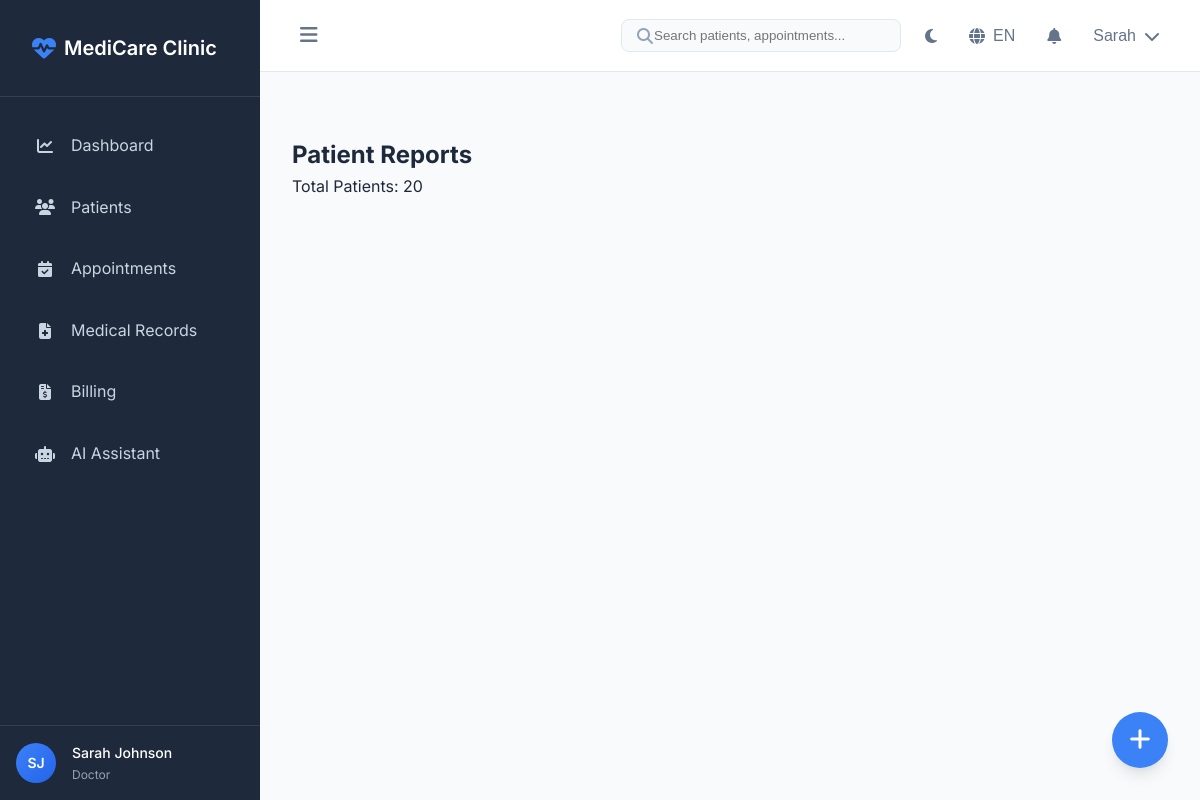
Page /reports/patients (signed in) on the committed database.
### models.py (models this page shows, shortened)
class User(UserMixin, db.Model):
    __tablename__ = 'users'
    id = db.Column(db.Integer, primary_key=True)
    uuid = db.Column(db.String(36), unique=True, default=lambda: str(uuid.uuid4()))
    email = db.Column(db.String(120), unique=True, nullable=False, index=True)
    password_hash = db.Column(db.String(256), nullable=False)
    first_name = db.Column(db.String(50), nullable=False)
    last_name = db.Column(db.String(50), nullable=False)
    phone = db.Column(db.String(20))
    role = db.Column(db.String(20), nullable=False, default='doctor')  # admin, doctor, receptionist, accountant
    specialization = db.Column(db.String(100))  # For doctors
    license_number = db.Column(db.String(50))  # Medical license
    is_active = db.Column(db.Boolean, default=True)
    last_login = db.Column(db.DateTime)
    created_at = db.Column(db.DateTime, default=datetime.utcnow)
    updated_at = db.Column(db.DateTime, default=datetime.utcnow, onupdate=datetime.utcnow)
    doctor_appointments = db.relationship(
        'Appointment',
        foreign_keys='Appointment.doctor_id',
        backref='doctor',
        lazy='dynamic'
    )
    created_appointments = db.relationship(
        'Appointment',
        foreign_keys='Appointment.created_by',
        backref='creator',
        lazy='dynamic'
    )
    prescriptions = db.relationship(
        'Prescription',
        foreign_keys='Prescription.doctor_id',
        backref='doctor',
        lazy='dynamic'
    )
    medical_records = db.relationship(
        'MedicalRecord',
        foreign_keys='MedicalRecord.doctor_id',
        backref='doctor',
        lazy='dynamic'
    )
    audit_logs = db.relationship(
        'AuditLog',
        foreign_keys='AuditLog.user_id',
        backref='user',
        lazy='dynamic'
    )
    ordered_lab_tests = db.relationship(
        'LabTest',
        foreign_keys='LabTest.ordered_by',
        backref='ordered_by_doctor',
        lazy='dynamic'
    )
    recorded_vital_signs = db.relationship(
        'VitalSigns',
        foreign_keys='VitalSigns.recorded_by',
        backref='recorded_by_user',
        lazy='dynamic'
    )
    uploaded_documents = db.relationship(
        'PatientDocument',
        foreign_keys='PatientDocument.uploaded_by',
        backref='uploaded_by_user',
        lazy='dynamic'
    )
    created_invoices = db.relationship(
        'Invoice',
        foreign_keys='Invoice.created_by',
        backref='creator',
        lazy='dynamic'
    )
    recorded_payments = db.relationship(
        'Payment',
        foreign_keys='Payment.recorded_by',
        backref='recorded_by_user',
        lazy='dynamic'
    )
    notifications = db.relationship(
        'Notification',
        foreign_keys='Notification.user_id',
        backref='recipient',
        lazy='dynamic'
    )
    assigned_tasks = db.relationship(
        'Task',
        foreign_keys='Task.assigned_to',
        backref='assignee',
        lazy='dynamic'
    )
    created_tasks = db.relationship(
        'Task',
        foreign_keys='Task.assigned_by',
        backref='assigner',
        lazy='dynamic'
    )
    def get_full_name(self):
        return f"{self.first_name} {self.last_name}"
    def is_admin(self):
        return self.role == 'admin'

### routes/reports.py (the view)
@reports_bp.route('/patients')
@login_required
def patient_report():
    gender_stats = db.session.query(
        Patient.gender,
        func.count(Patient.id).label('count')
    ).filter_by(is_active=True).group_by(Patient.gender).all()
    blood_type_stats = db.session.query(
        Patient.blood_type,
        func.count(Patient.id).label('count')
    ).filter_by(is_active=True).group_by(Patient.blood_type).all()
    today = date.today()
    new_patients = db.session.query(
        func.strftime('%Y-%m', Patient.created_at).label('month'),
        func.count(Patient.id).label('count')
    ).filter(
        Patient.created_at >= today - timedelta(days=365)
    ).group_by('month').order_by('month').all()
    age_groups = {
        '0-18': 0,
        '19-35': 0,
        '36-50': 0,
        '51-65': 0,
        '65+': 0
    }
    patients = Patient.query.filter_by(is_active=True).all()
    for patient in patients:
        age = patient.get_age()
        if age <= 18:
            age_groups['0-18'] += 1
        elif age <= 35:
            age_groups['19-35'] += 1
        elif age <= 50:
            age_groups['36-50'] += 1
        elif age <= 65:
            age_groups['51-65'] += 1
        else:
            age_groups['65+'] += 1
    return render_template('reports/patients.html',
                         gender_stats=gender_stats,
                         blood_type_stats=blood_type_stats,
                         new_patients=new_patients,
                         age_groups=age_groups,
                         total_patients=len(patients),
                         title='Patient Report')

### app.py (called while the page is built)
@login_manager.user_loader
def load_user(user_id):
    from models import User
    return User.query.get(int(user_id))

### models.py (called while the page is built)
    def get_age(self):
        today = date.today()
        return today.year - self.date_of_birth.year - \
            ((today.month, today.day) < (self.date_of_birth.month, self.date_of_birth.day))

### templates/reports/patients.html
{% extends "base.html" %}
{% block content %}
<div class="card">
    <h2>Patient Reports</h2>
    <p>Total Patients: {{ total_patients }}</p>
</div>
{% endblock %}

### templates/base.html (shortened to what this page needs)
<!DOCTYPE html>
<html lang="{{ session.get('language', 'en') }}" data-theme="{{ session.get('theme', 'light') }}">
<head>
    <link rel="stylesheet" href="https://cdnjs.cloudflare.com/ajax/libs/font-awesome/6.4.0/css/all.min.css">
    <link href='https://cdn.jsdelivr.net/npm/fullcalendar@6.1.8/main.min.css' rel='stylesheet' />
    <link rel="stylesheet" href="{{ url_for('static', filename='css/style.css') }}">
</head>
<body>
    {% if current_user.is_authenticated %}
    <aside class="sidebar" id="sidebar">
        <div class="sidebar-header">
            <a href="{{ url_for('dashboard.index') }}" class="logo">
                <i class="fas fa-heart-pulse"></i>
                <span>{{ config.CLINIC_NAME }}</span>
            </a>
        </div>
        <nav class="sidebar-nav">
            <ul>
                <li class="{% if request.endpoint and request.endpoint.startswith('dashboard') %}active{% endif %}">
                    <a href="{{ url_for('dashboard.index') }}">
                        <i class="fas fa-chart-line"></i>
                        <span>Dashboard</span>
                    </a>
                </li>
                <li class="{% if request.endpoint and request.endpoint.startswith('patients') %}active{% endif %}">
                    <a href="{{ url_for('patients.index') }}">
                        <i class="fas fa-users"></i>
                        <span>Patients</span>
                    </a>
                </li>
                <li class="{% if request.endpoint and request.endpoint.startswith('appointments') %}active{% endif %}">
                    <a href="{{ url_for('appointments.index') }}">
                        <i class="fas fa-calendar-check"></i>
                        <span>Appointments</span>
                    </a>
                </li>
                <li class="{% if request.endpoint and request.endpoint.startswith('medical') %}active{% endif %}">
                    <a href="{{ url_for('medical.list_records') }}">
                        <i class="fas fa-file-medical"></i>
                        <span>Medical Records</span>
                    </a>
                </li>
                <li class="{% if request.endpoint and request.endpoint.startswith('billing') %}active{% endif %}">
                    <a href="{{ url_for('billing.list_invoices') }}">
                        <i class="fas fa-file-invoice-dollar"></i>
                        <span>Billing</span>
                    </a>
                </li>
                <li class="{% if request.endpoint and request.endpoint.startswith('chatbot') %}active{% endif %}">
                    <a href="{{ url_for('chatbot.index') }}">
                        <i class="fas fa-robot"></i>
                        <span>AI Assistant</span>
                    </a>
                </li>
            </ul>
        </nav>
        <div class="sidebar-footer">
            <div class="user-info">
                <div class="user-avatar">
                    {{ current_user.first_name[0] }}{{ current_user.last_name[0] }}
                </div>
                <div class="user-details">
                    <span class="user-name">{{ current_user.get_full_name() }}</span>
                    <span class="user-role">{{ current_user.role|title }}</span>
                </div>
            </div>
        </div>
    </aside>
    <main class="main-content">
        <header class="top-nav">
            <button class="sidebar-toggle" id="sidebarToggle">
                <i class="fas fa-bars"></i>
            </button>
            <div class="nav-actions">
                <div class="search-box">
                    <i class="fas fa-search"></i>
                    <input type="text" placeholder="Search patients, appointments..." id="globalSearch">
                </div>
                <button class="theme-toggle" id="themeToggle" title="Toggle theme">
                    <i class="fas fa-sun"></i>
                </button>
                <div class="language-selector">
                    <button class="lang-btn" id="langToggle">
                        <i class="fas fa-globe"></i>
                        <span>{{ session.get('language', 'en')|upper }}</span>
                    </button>
                </div>
                <div class="notifications-dropdown">
                    <button class="notifications-btn" id="notificationsToggle">
                        <i class="fas fa-bell"></i>
                    </button>
                </div>
                <div class="user-dropdown">
                    <button class="user-menu-btn" id="userMenuToggle">
                        <span>{{ current_user.first_name }}</span>
                        <i class="fas fa-chevron-down"></i>
                    </button>
                </div>
            </div>
        </header>
        <div class="page-content">
            {% block content %}{% endblock %}
        </div>
    </main>
    <div class="fab-container">
        <button class="fab-btn" id="fabToggle">
            <i class="fas fa-plus"></i>
        </button>
    </div>
    {% else %}
    <main class="public-content">
        {% block public_content %}{% endblock %}
    </main>
    {% endif %}
</body>
</html>

### rows in the picture
User: first_name "S", last_name "J", get_full_name "Sarah Johnson", role "Doctor", first_name "Sarah"

### other values in the picture
{{ config.CLINIC_NAME }} "MediCare Clinic"
{{ session.get('language', 'en')|upper }} "EN"
{{ total_patients }} "20"
